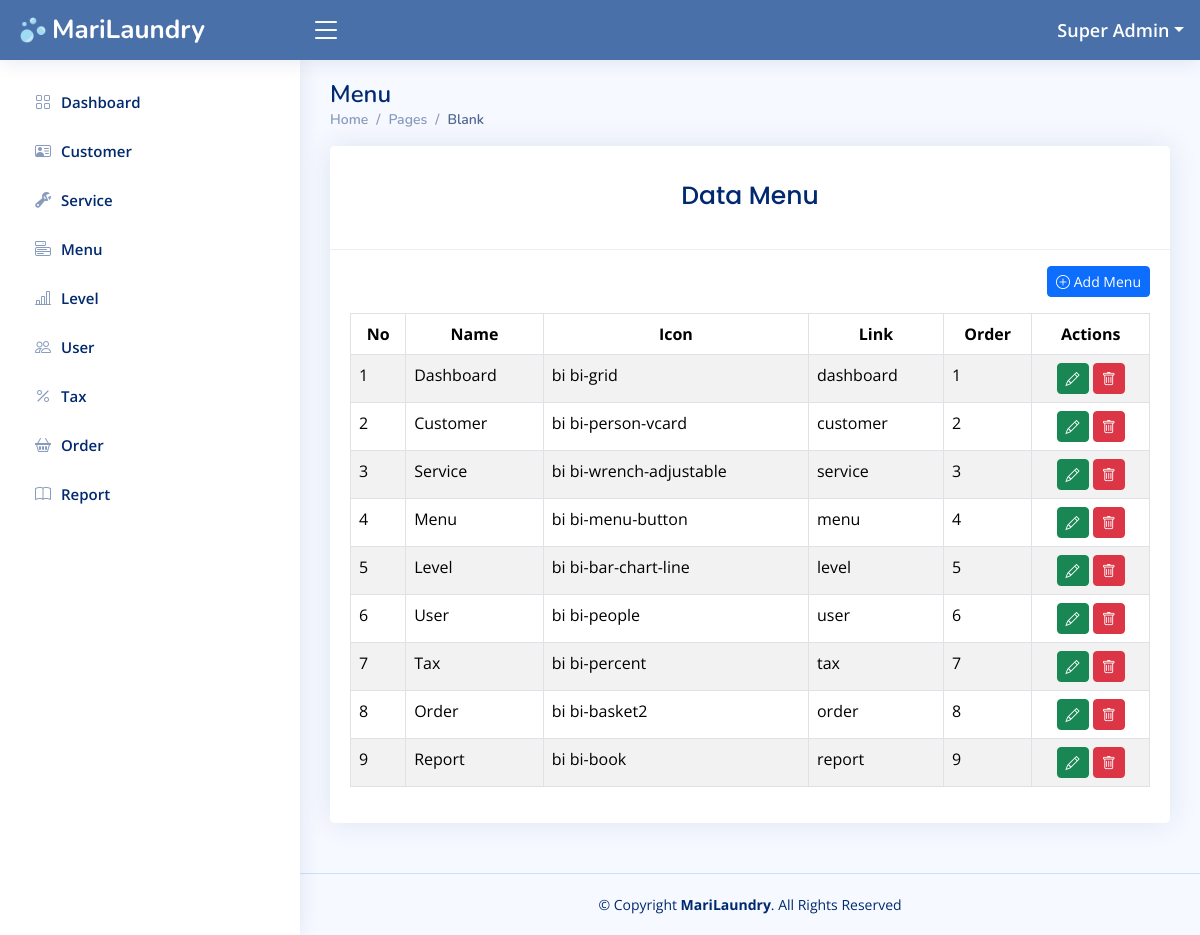
Page /home.php?page=menu (signed in) on the committed database.
### tables this page shows
CREATE TABLE `level_menus` (
  `id` int(11) NOT NULL,
  `id_level` int(11) NOT NULL,
  `id_menu` int(11) NOT NULL,
  `create_at` timestamp NOT NULL DEFAULT current_timestamp(),
  `update_at` timestamp NULL DEFAULT NULL ON UPDATE current_timestamp()
);

CREATE TABLE `menus` (
  `id` int(11) NOT NULL,
  `name` varchar(30) NOT NULL,
  `icon` varchar(30) NOT NULL,
  `link` varchar(30) NOT NULL,
  `order` int(11) NOT NULL,
  `create_at` timestamp NOT NULL DEFAULT current_timestamp(),
  `update_at` timestamp NULL DEFAULT NULL ON UPDATE current_timestamp()
);

### pages/menu.php (the view, shortened to what this page needs)
<?php
$query = mysqli_query($config, "SELECT * FROM menus ORDER BY `order`");
$menus = mysqli_fetch_all($query, MYSQLI_ASSOC);
?>
<div class="pagetitle">
    <h1>Menu</h1>
    <nav>
        <ol class="breadcrumb">
            <li class="breadcrumb-item"><a href="?page=dashboard">Home</a></li>
            <li class="breadcrumb-item">Pages</li>
            <li class="breadcrumb-item active">Blank</li>
        </ol>
    </nav>
</div>
<div class="row">
    <div class="col-sm-12">
        <div class="card">
            <div class="card-header">
                <h3 class="card-title">
                    Data Menu
                </h3>
            </div>
            <div class="card-body mt-3">
                <div class="mb-3" align="right">
                    <a href="?page=tambah-menu" class="btn btn-primary btn-sm">
                        <i class="bi bi-plus-circle"></i> Add Menu
                    </a>
                </div>
                <table class="table table-bordered table-striped">
                    <thead>
                        <tr align="center">
                            <th>No</th>
                            <th>Name</th>
                            <th>Icon</th>
                            <th>Link</th>
                            <th>Order</th>
                            <th>Actions</th>
                        </tr>
                    </thead>
                    <tbody>
                        <?php foreach ($menus as $key => $value) { ?>
                            <tr>
                                <td><?php echo $key += 1 ?></td>
                                <td><?php echo $value['name'] ?></td>
                                <td><?php echo $value['icon'] ?></td>
                                <td><?php echo $value['link'] ?></td>
                                <td><?php echo $value['order'] ?></td>
                                <td align="center">
                                    <a class="btn btn-success btn-sm" href="?page=tambah-menu&edit=<?php echo $value['id'] ?>">
                                        <i class="bi bi-pencil"></i>
                                    </a>
                                    <a class="btn btn-danger btn-sm" onclick="return confirm('Apakah anda yakin akan menghapus data ini?')"
                                        href="?page=menu&delete=<?php echo $value['id'] ?>">
                                        <i class="bi bi-trash"></i>
                                    </a>
                                </td>
                            </tr>
                        <?php
                        }
                        ?>
                    </tbody>
                </table>
            </div>
        </div>
    </div>
</div>

### inc/sidebar.php
<?php
    $id_level = $_SESSION['ID_LEVEL'] ?? '';
    $queryLevelMenu = mysqli_query($config, "SELECT * FROM menus JOIN level_menus ON menus.id = level_menus.id_menu WHERE id_level = '$id_level' ORDER BY menus.`order`");
    $rowLevelMenus = mysqli_fetch_all($queryLevelMenu, MYSQLI_ASSOC);
?>
<aside id="sidebar" class="sidebar">
    <ul class="sidebar-nav" id="sidebar-nav">
        <?php foreach ($rowLevelMenus as $rowLevelMenu): ?>
        <li class="nav-item">
            <a class="nav-link collapsed" href="?page=<?= $rowLevelMenu['link'] ?>">
                <i class="<?= $rowLevelMenu['icon'] ?>"></i>
                <span><?= $rowLevelMenu['name'] ?></span>
            </a>
        </li>
        <?php endforeach ?>
    </ul>
</aside>

### assets/css/style.css (style rules this page uses)
:root { scroll-behavior: smooth; }
body { font-family: "Open Sans", sans-serif; background: #f6f9ff; color: #444444; }
a { color: #4154f1; text-decoration: none; }
h1, h2, h3, h4, h5, h6 { font-family: "Nunito", sans-serif; }
.pagetitle { margin-bottom: 10px; }
.pagetitle h1 { font-size: 24px; margin-bottom: 0; font-weight: 600; color: #012970; }
.card { margin-bottom: 30px; border: none; border-radius: 5px; box-shadow: 0px 0 30px rgba(1, 41, 112, 0.1); }
.card-header, .card-footer { border-color: #ebeef4; background-color: #fff; color: #798eb3; padding: 15px; }
.card-title { padding: 20px 0 15px 0; font-size: 25px; font-weight: 500; color: #012970; font-family: "Poppins", sans-serif; text-align: center; }
.card-body { padding: 0 20px 20px 20px; }
.breadcrumb { font-size: 14px; font-family: "Nunito", sans-serif; color: #899bbd; font-weight: 600; }
.breadcrumb a { color: #899bbd; transition: 0.3s; }
.breadcrumb .breadcrumb-item::before { color: #899bbd; }
.breadcrumb .active { color: #51678f; font-weight: 600; }
.sidebar { position: fixed; top: 60px; left: 0; bottom: 0; width: 300px; z-index: 996; transition: all 0.3s; padding: 20px; overflow-y: auto; scrollbar-width: thin; scrollbar-color: #aab7cf transparent; box-shadow: 0px 0px 20px rgba(1, 41, 112, 0.1); background-color: #fff; }
.sidebar-nav { padding: 0; margin: 0; list-style: none; }
.sidebar-nav li { padding: 0; margin: 0; list-style: none; }
.sidebar-nav .nav-item { margin-bottom: 5px; }
.sidebar-nav .nav-link { display: flex; align-items: center; font-size: 15px; font-weight: 600; color: #4154f1; transition: 0.3; background: #f6f9ff; padding: 10px 15px; border-radius: 4px; }
.sidebar-nav .nav-link i { font-size: 16px; margin-right: 10px; color: #4154f1; }
.sidebar-nav .nav-link.collapsed { color: #012970; background: #fff; }
.sidebar-nav .nav-link.collapsed i { color: #899bbd; }

### rows in the picture
level_menus: id_menu.name "Dashboard"
level_menus: id_menu.name "Customer"
level_menus: id_menu.name "Service"
level_menus: id_menu.name "Menu"
level_menus: id_menu.name "Level"
level_menus: id_menu.name "User"
level_menus: id_menu.name "Tax"
level_menus: id_menu.name "Order"
level_menus: id_menu.name "Report"
menus: key "1", name "Dashboard", icon "bi bi-grid", link "dashboard", order "1"
menus: key "2", name "Customer", icon "bi bi-person-vcard", link "customer", order "2"
menus: key "3", name "Service", icon "bi bi-wrench-adjustable", link "service", order "3"
menus: key "4", name "Menu", icon "bi bi-menu-button", link "menu", order "4"
menus: key "5", name "Level", icon "bi bi-bar-chart-line", link "level", order "5"
menus: key "6", name "User", icon "bi bi-people", link "user", order "6"
menus: key "7", name "Tax", icon "bi bi-percent", link "tax", order "7"
menus: key "8", name "Order", icon "bi bi-basket2", link "order", order "8"
menus: key "9", name "Report", icon "bi bi-book", link "report", order "9"

### other values in the picture
$_SESSION['NAME'] "Super Admin"
